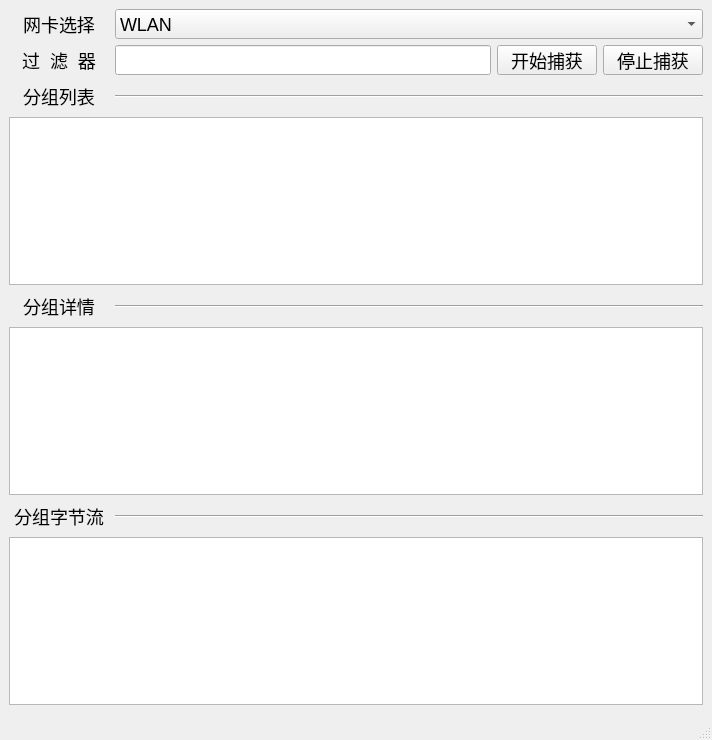
<?xml version="1.0" encoding="UTF-8"?>
<ui version="4.0">
 <class>MainWindow</class>
 <widget class="QMainWindow" name="MainWindow">
  <property name="geometry">
   <rect>
    <x>0</x>
    <y>0</y>
    <width>712</width>
    <height>740</height>
   </rect>
  </property>
  <property name="windowTitle">
   <string>MainWindow</string>
  </property>
  <property name="styleSheet">
   <string notr="true">*{
	font-family:微软雅黑;
	font-size:18px;
}</string>
  </property>
  <widget class="QWidget" name="centralwidget">
   <layout class="QVBoxLayout" name="verticalLayout">
    <item>
     <layout class="QHBoxLayout" name="horizontalLayout_5" stretch="0,0">
      <item>
       <widget class="QLabel" name="label">
        <property name="minimumSize">
         <size>
          <width>100</width>
          <height>30</height>
         </size>
        </property>
        <property name="maximumSize">
         <size>
          <width>100</width>
          <height>16777215</height>
         </size>
        </property>
        <property name="layoutDirection">
         <enum>Qt::LeftToRight</enum>
        </property>
        <property name="autoFillBackground">
         <bool>true</bool>
        </property>
        <property name="text">
         <string>网卡选择</string>
        </property>
        <property name="alignment">
         <set>Qt::AlignCenter</set>
        </property>
        <property name="wordWrap">
         <bool>false</bool>
        </property>
        <property name="textInteractionFlags">
         <set>Qt::LinksAccessibleByMouse</set>
        </property>
       </widget>
      </item>
      <item>
       <widget class="QComboBox" name="comboBox">
        <property name="minimumSize">
         <size>
          <width>500</width>
          <height>30</height>
         </size>
        </property>
        <property name="currentText">
         <string>WLAN</string>
        </property>
        <item>
         <property name="text">
          <string>WLAN</string>
         </property>
        </item>
        <item>
         <property name="text">
          <string>以太网</string>
         </property>
        </item>
       </widget>
      </item>
     </layout>
    </item>
    <item>
     <layout class="QHBoxLayout" name="horizontalLayout_4">
      <item>
       <widget class="QLabel" name="label_2">
        <property name="minimumSize">
         <size>
          <width>100</width>
          <height>30</height>
         </size>
        </property>
        <property name="maximumSize">
         <size>
          <width>100</width>
          <height>16777215</height>
         </size>
        </property>
        <property name="text">
         <string>过  滤  器</string>
        </property>
        <property name="alignment">
         <set>Qt::AlignCenter</set>
        </property>
       </widget>
      </item>
      <item>
       <widget class="QLineEdit" name="lineEdit">
        <property name="minimumSize">
         <size>
          <width>200</width>
          <height>30</height>
         </size>
        </property>
       </widget>
      </item>
      <item>
       <widget class="QPushButton" name="start">
        <property name="minimumSize">
         <size>
          <width>100</width>
          <height>30</height>
         </size>
        </property>
        <property name="text">
         <string>开始捕获</string>
        </property>
       </widget>
      </item>
      <item>
       <widget class="QPushButton" name="stop">
        <property name="minimumSize">
         <size>
          <width>100</width>
          <height>30</height>
         </size>
        </property>
        <property name="text">
         <string>停止捕获</string>
        </property>
       </widget>
      </item>
     </layout>
    </item>
    <item>
     <layout class="QHBoxLayout" name="horizontalLayout_3" stretch="0,0">
      <item>
       <widget class="QLabel" name="label_3">
        <property name="minimumSize">
         <size>
          <width>100</width>
          <height>30</height>
         </size>
        </property>
        <property name="maximumSize">
         <size>
          <width>100</width>
          <height>16777215</height>
         </size>
        </property>
        <property name="text">
         <string>分组列表</string>
        </property>
        <property name="alignment">
         <set>Qt::AlignCenter</set>
        </property>
       </widget>
      </item>
      <item>
       <widget class="Line" name="line">
        <property name="minimumSize">
         <size>
          <width>500</width>
          <height>20</height>
         </size>
        </property>
        <property name="orientation">
         <enum>Qt::Horizontal</enum>
        </property>
       </widget>
      </item>
     </layout>
    </item>
    <item>
     <widget class="QTableWidget" name="tableWidget">
      <property name="minimumSize">
       <size>
        <width>600</width>
        <height>150</height>
       </size>
      </property>
     </widget>
    </item>
    <item>
     <layout class="QHBoxLayout" name="horizontalLayout_2" stretch="0,0">
      <item>
       <widget class="QLabel" name="label_4">
        <property name="minimumSize">
         <size>
          <width>100</width>
          <height>30</height>
         </size>
        </property>
        <property name="maximumSize">
         <size>
          <width>100</width>
          <height>16777215</height>
         </size>
        </property>
        <property name="text">
         <string>分组详情</string>
        </property>
        <property name="alignment">
         <set>Qt::AlignCenter</set>
        </property>
       </widget>
      </item>
      <item>
       <widget class="Line" name="line_2">
        <property name="minimumSize">
         <size>
          <width>500</width>
          <height>20</height>
         </size>
        </property>
        <property name="orientation">
         <enum>Qt::Horizontal</enum>
        </property>
       </widget>
      </item>
     </layout>
    </item>
    <item>
     <widget class="QTreeView" name="treeView">
      <property name="minimumSize">
       <size>
        <width>600</width>
        <height>150</height>
       </size>
      </property>
      <property name="layoutDirection">
       <enum>Qt::RightToLeft</enum>
      </property>
     </widget>
    </item>
    <item>
     <layout class="QHBoxLayout" name="horizontalLayout" stretch="0,0">
      <item>
       <widget class="QLabel" name="label_5">
        <property name="minimumSize">
         <size>
          <width>100</width>
          <height>30</height>
         </size>
        </property>
        <property name="maximumSize">
         <size>
          <width>100</width>
          <height>16777215</height>
         </size>
        </property>
        <property name="text">
         <string>分组字节流</string>
        </property>
        <property name="alignment">
         <set>Qt::AlignCenter</set>
        </property>
       </widget>
      </item>
      <item>
       <widget class="Line" name="line_3">
        <property name="minimumSize">
         <size>
          <width>500</width>
          <height>20</height>
         </size>
        </property>
        <property name="orientation">
         <enum>Qt::Horizontal</enum>
        </property>
       </widget>
      </item>
     </layout>
    </item>
    <item>
     <widget class="QTextBrowser" name="textBrowser">
      <property name="minimumSize">
       <size>
        <width>600</width>
        <height>150</height>
       </size>
      </property>
     </widget>
    </item>
   </layout>
  </widget>
  <widget class="QMenuBar" name="menubar">
   <property name="geometry">
    <rect>
     <x>0</x>
     <y>0</y>
     <width>712</width>
     <height>30</height>
    </rect>
   </property>
  </widget>
  <widget class="QStatusBar" name="statusbar"/>
 </widget>
 <resources/>
 <connections/>
</ui>
